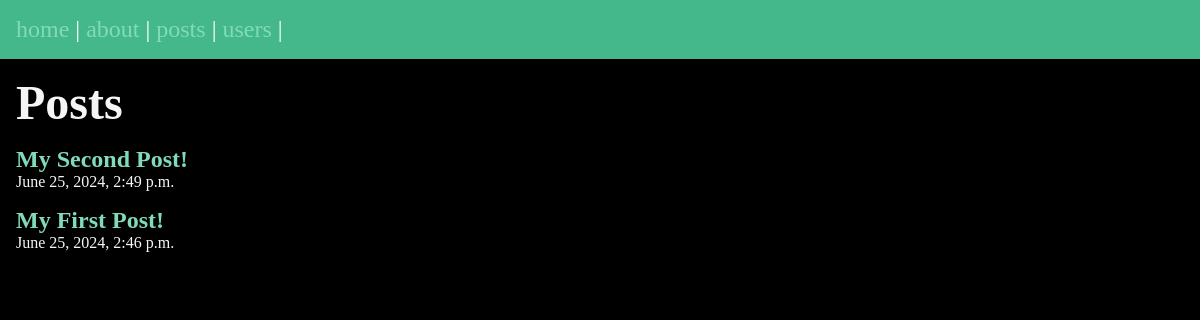
The page /posts/ on the database as committed earlier.
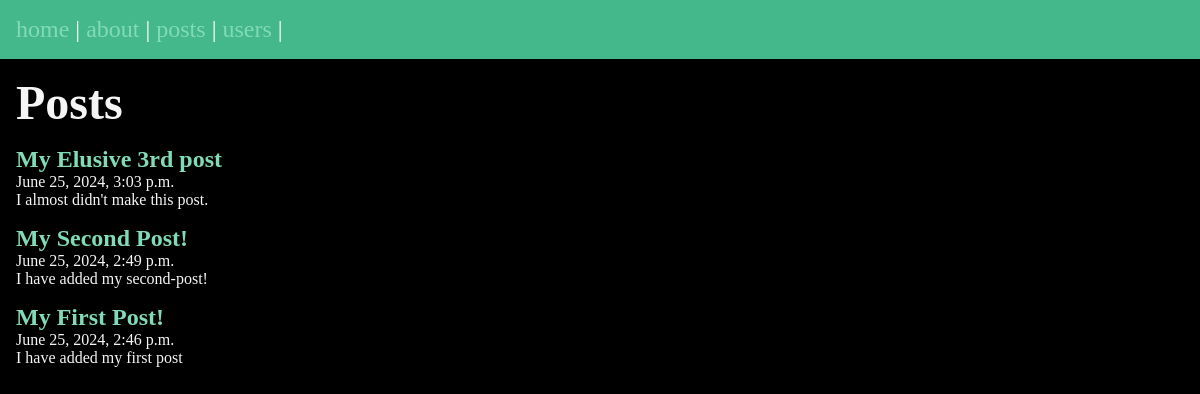
The same page on the database as committed later.
### posts/models.py (models this page shows, shortened)
class Post(models.Model):
    title = models.CharField(max_length=75)
    body = models.TextField()
    slug = models.SlugField()
    date = models.DateTimeField(auto_now_add=True)
    banner = models.ImageField(default='fallback.png', blank=True)

### posts/views.py (the view)
# urls.py: path('', views.posts_list, name='list'),
def posts_list(request):
    posts = Post.objects.all().order_by('-date')
    return render(request, 'posts/posts_list.html', {'posts': posts})

### posts/templates/posts/posts_list.html (shortened to what this page needs)
{% extends 'layout.html' %}
{% block content %}
<section>
    <h1>Posts</h1>
    {% for post in posts %}
        <article class='post'>
            <h2>
                <a href="{% url 'posts:page' slug=post.slug %}">
                    {{post.title}}
                </a>
            </h2>
            <p>{{post.date}}</p>
            <p>{{post.body}}</p>
        </article>
    {% endfor %}
</section>
{% endblock %}

### templates/layout.html (shortened to what this page needs)
<!DOCTYPE html>
{% load static %}
<html lang="en">
<head>
    <link rel="stylesheet" href="{% static 'css/style.css' %}">
</head>
<body>
    <nav>
        <a href="/" title="Home">home</a> |
        <a href="/about" title="About">about</a> |
        <a href="{% url 'posts:list' %}" title="Posts">posts</a> |
        <a href="{% url 'users:register' %}" title="Users">users</a> |
    </nav>
    <main>
        {% block content %}
        {% endblock %}
    </main>
</body>
</html>

### static/css/style.css (style rules this page uses)
* { margin: 0; padding: 0; box-sizing: border-box; }
body { min-height: 100vh; background-color: black; color: whitesmoke; font-size: 2rem; }
nav { padding: 1rem; background-color: #44B78B; color: white; font-size: 1.5rem; }
main { padding: 1rem; }
section { display: flex; flex-flow: column; gap: 1rem; }
h2 { font-size: 1.5rem; }
h1 { font-size: 3rem; }
p { font-size: 1rem; }
a { text-decoration: none; color: #81dbb8; }

Rows that differ between the two databases and show on the page:
added Post: title "My Elusive 3rd post", date "June 25, 2024, 3:03 p.m.", body "I almost didn't make this post."
changed Post "My Second Post!": body (not shown) → "I have added my second-post!"
changed Post "My First Post!": body (not shown) → "I have added my first post"
